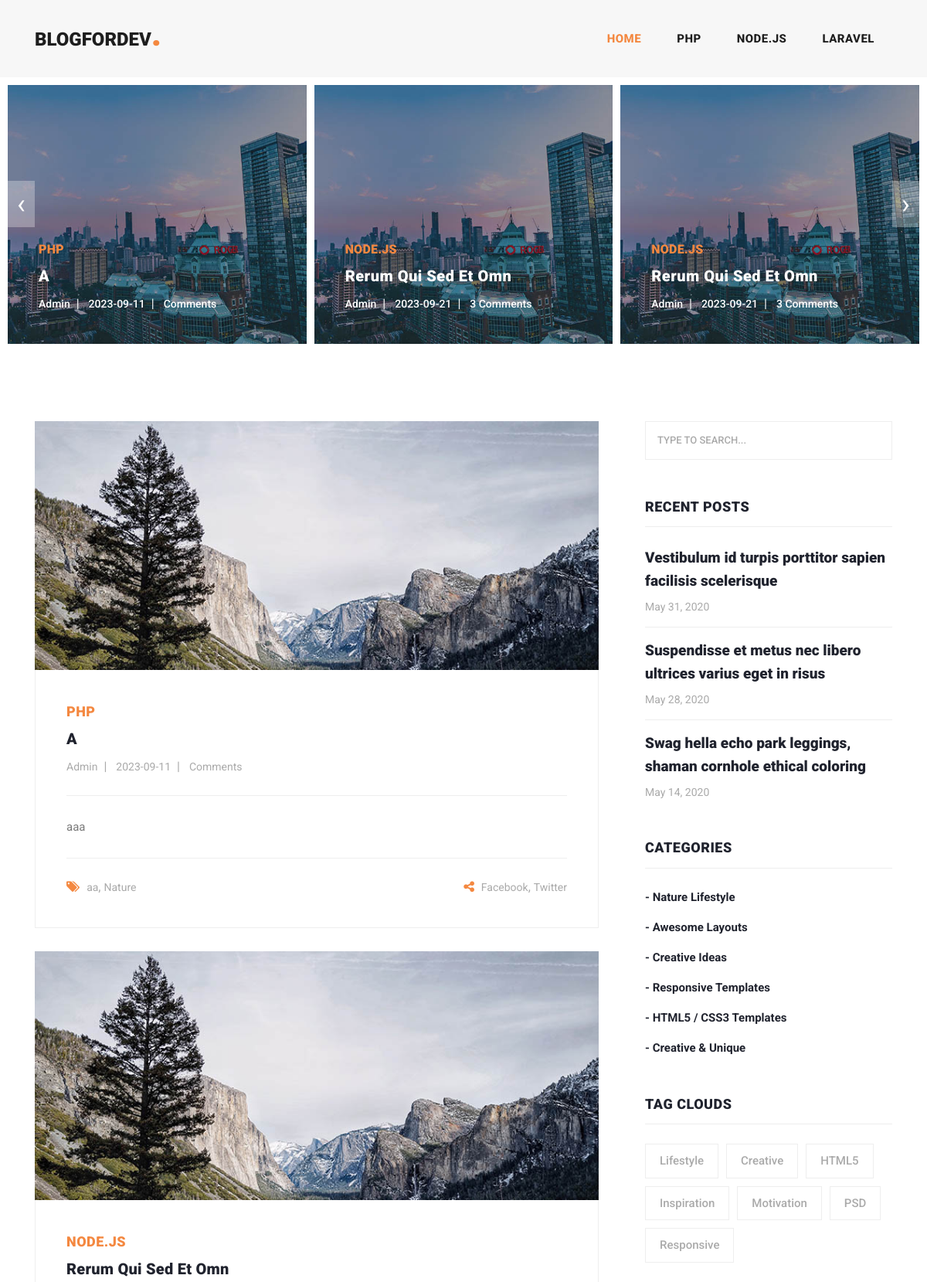
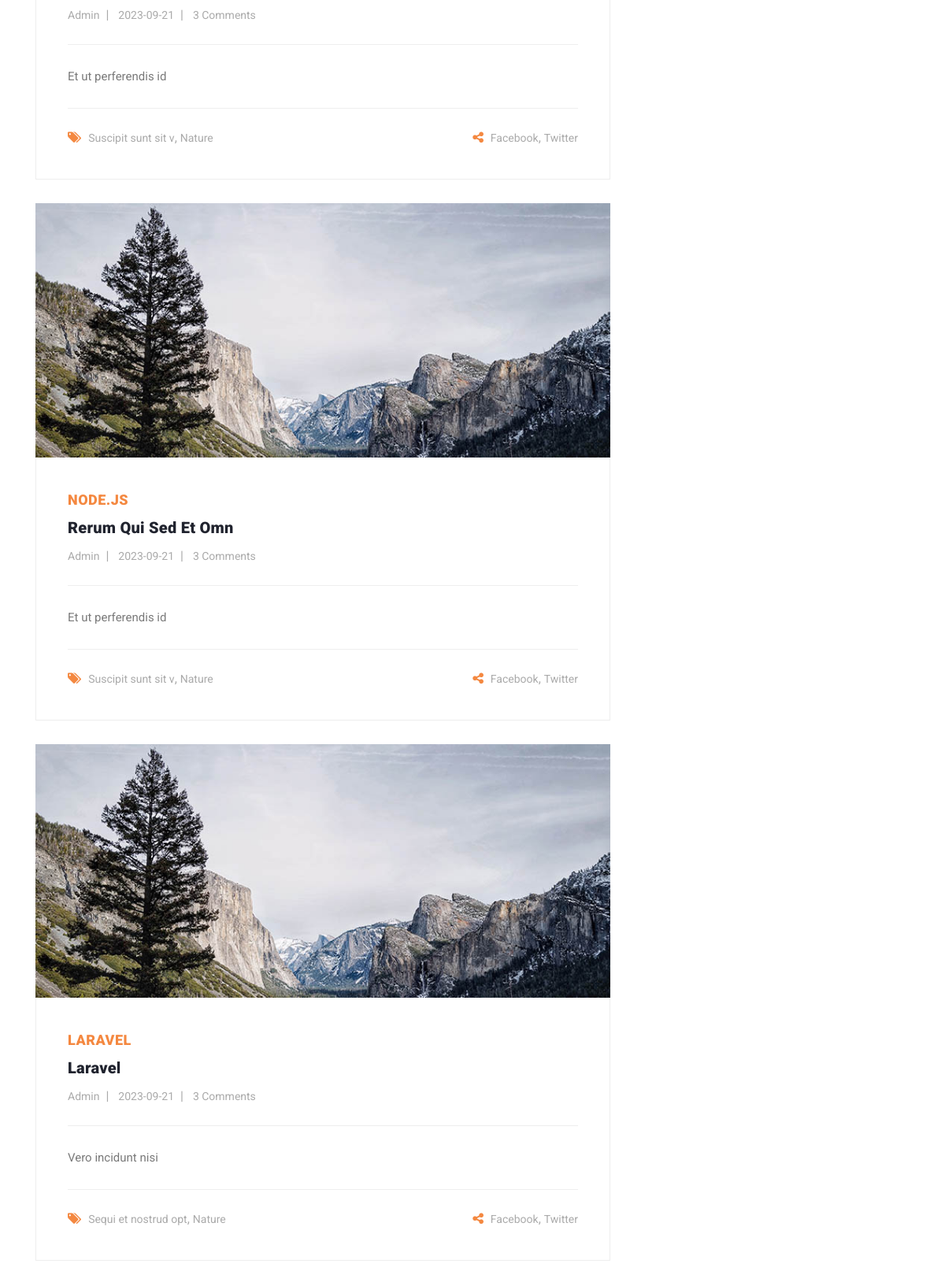
The page / (upper part) on the database its author committed (2 pictures, top to bottom).
### tables this page shows
CREATE TABLE `category` (
  `cat_id` int(11) NOT NULL,
  `cat_name` varchar(255) NOT NULL,
  `cat_des` varchar(255) NOT NULL
);

CREATE TABLE `posts` (
  `post_id` int(11) NOT NULL,
  `post_title` varchar(255) NOT NULL,
  `post_content` text DEFAULT NULL,
  `post_img` varchar(255) DEFAULT NULL,
  `post_ctg` int(11) DEFAULT NULL,
  `post_author` varchar(255) DEFAULT NULL,
  `post_date` datetime DEFAULT NULL,
  `post_comment_count` int(11) DEFAULT NULL,
  `post_summery` text DEFAULT NULL,
  `post_tag` varchar(255) DEFAULT NULL,
  `post_status` int(11) DEFAULT NULL
);

### admin/Class/function.php (called while the page is built, shortened)
<?php
    class adminBlog{
    private $conn;
    public function __construct()
    {
        $dbhost = "localhost";
        $dbuser = "root";
        $dbpass = "";
        $dbname = "phpblog";
        $this->conn = mysqli_connect($dbhost,$dbuser,$dbpass,$dbname) ;
    }
    public function all_post()
    {
        $query = "SELECT * FROM posts";
        if (mysqli_query($this->conn, $query)) {
            $data = mysqli_query($this->conn, $query);
            return $data;
        }
    }
    public function all_category(){
        $query = "SELECT * FROM category";
        if(mysqli_query($this->conn, $query)){
            $data=mysqli_query($this->conn, $query);
            return $data;
        }
    }
    public function cat_view($id){
         $query = "SELECT post_title,post_content,post_img,post_author,post_date,post_comment_count,post_summery,post_tag,post_status,cat_id,cat_name
                            FROM posts
                            INNER JOIN category
                            ON posts.post_ctg * category.cat_id WHERE category.cat_id=$id ";
        if(mysqli_query($this->conn, $query)){
            $data=mysqli_query($this->conn, $query);
            $a= mysqli_fetch_assoc($data);
            return $a;
        }
    }
}
?>

### index.php (the view, shortened to what this page needs)
<?php
include("admin/Class/function.php");
$obj = new adminBlog();
$category = $obj->all_category();
$post = $obj->all_post();
$post2 = $obj->all_post();
?>
<!DOCTYPE html>
<html lang="en">
<head>
  <link href="vendor/bootstrap/css/bootstrap.min.css" rel="stylesheet">
  <link rel="stylesheet" href="assets/css/fontawesome.css">
  <link rel="stylesheet" href="assets/css/templatemo-stand-blog.css">
  <link rel="stylesheet" href="assets/css/owl.css">
</head>
<body>
  <header class="">
    <nav class="navbar navbar-expand-lg">
      <div class="container">
        <a class="navbar-brand" href="index.php">
          <h2>Blogfordev<em>.</em></h2>
        </a>
        <div class="collapse navbar-collapse" id="navbarResponsive">
          <ul class="navbar-nav ml-auto">
            <li class="nav-item active">
              <a class="nav-link" href="index.php">Home
              </a>
            </li>
            <?php while ($ctg = mysqli_fetch_assoc($category)) { ?>
              <li class="nav-item">
                <a class="nav-link" href="#"><?= $ctg['cat_name'] ?></a>
              </li>
            <?php } ?>
          </ul>
        </div>
      </div>
    </nav>
  </header>
  <div class="main-banner header-text">
    <div class="container-fluid">
      <div class="owl-banner owl-carousel">
        <?php
        while ($row = mysqli_fetch_assoc($post)) {
        ?>
          <div class="item">
            <img src="assets/images/banner-item-03.jpg" alt="">
            <div class="item-content">
              <div class="main-content">
                <div class="meta-category">
                  <span><?php
                        $a = $obj->cat_view($row['post_ctg']);
                        echo $a['cat_name'];
                        ?>
                  </span>
                </div>
                <a href="post_view.php?id=<?= $row['post_id'] ?>">
                  <h4><?= $row['post_title'] ?></h4>
                </a>
                <ul class="post-info">
                  <li><a href="#">Admin</a></li>
                  <li><a href="#"><?= date("Y-m-d", strtotime($row['post_date'])) ?></a></li>
                  <li><a href="#"><?= $row['post_comment_count'] ?> Comments</a></li>
                </ul>
              </div>
            </div>
          </div>
        <?php
        }
        ?>
      </div>
    </div>
  </div>
  <section class="blog-posts">
    <div class="container">
      <div class="row">
        <div class="col-lg-8">
          <div class="all-blog-posts">
            <div class="row">
              <?php
              while ($row = mysqli_fetch_assoc($post2)) {
              ?>
                <div class="col-lg-12">
                  <div class="blog-post">
                    <div class="blog-thumb">
                      <img src="assets/images/blog-post-01.jpg" alt="">
                    </div>
                    <div class="down-content">
                      <span>
                        <?php
                        $a = $obj->cat_view($row['post_ctg']);
                        echo $a['cat_name'];
                        ?>
                      </span>
                      <a href="post-details.html">
                        <h4><?= $row['post_title'] ?></h4>
                      </a>
                      <ul class="post-info">
                        <li><a href="#">Admin</a></li>
                        <li><a href="#"><?= date("Y-m-d", strtotime($row['post_date'])) ?></a></li>
                        <li><a href="#"><?= $row['post_comment_count'] ?> Comments</a></li>
                      </ul>
                      <p><?= $row['post_content'] ?></p>
                      <div class="post-options">
                        <div class="row">
                          <div class="col-6">
                            <ul class="post-tags">
                              <li><i class="fa fa-tags"></i></li>
                              <li><a href="#"><?= $row['post_tag'] ?></a>,</li>
                              <li><a href="#">Nature</a></li>
                            </ul>
                          </div>
                          <div class="col-6">
                            <ul class="post-share">
                              <li><i class="fa fa-share-alt"></i></li>
                              <li><a href="#">Facebook</a>,</li>
                              <li><a href="#"> Twitter</a></li>
                            </ul>
                          </div>
                        </div>
                      </div>
                    </div>
                  </div>
                </div>
              <?php } ?>
            </div>
          </div>
        </div>
        <div class="col-lg-4">
          <div class="sidebar">
            <div class="row">
              <div class="col-lg-12">
                <div class="sidebar-item search">
                  <form id="search_form" name="gs" method="GET" action="#">
                    <input type="text" name="q" class="searchText" placeholder="type to search..." autocomplete="on">
                  </form>
                </div>
              </div>
              <div class="col-lg-12">
                <div class="sidebar-item recent-posts">
                  <div class="sidebar-heading">
                    <h2>Recent Posts</h2>
                  </div>
                  <div class="content">
                    <ul>
                      <li><a href="post-details.html">
                          <h5>Vestibulum id turpis porttitor sapien facilisis scelerisque</h5>
                          <span>May 31, 2020</span>
                        </a></li>
                      <li><a href="post-details.html">
                          <h5>Suspendisse et metus nec libero ultrices varius eget in risus</h5>
                          <span>May 28, 2020</span>
                        </a></li>
                      <li><a href="post-details.html">
                          <h5>Swag hella echo park leggings, shaman cornhole ethical coloring</h5>
                          <span>May 14, 2020</span>
                        </a></li>
                    </ul>
                  </div>
                </div>
              </div>
              <div class="col-lg-12">
                <div class="sidebar-item categories">
                  <div class="sidebar-heading">
                    <h2>Categories</h2>
                  </div>
                  <div class="content">
                    <ul>
                      <li><a href="#">- Nature Lifestyle</a></li>
                      <li><a href="#">- Awesome Layouts</a></li>
                      <li><a href="#">- Creative Ideas</a></li>
                      <li><a href="#">- Responsive Templates</a></li>
                      <li><a href="#">- HTML5 / CSS3 Templates</a></li>
                      <li><a href="#">- Creative &amp; Unique</a></li>
                    </ul>
                  </div>
                </div>
              </div>
              <div class="col-lg-12">
                <div class="sidebar-item tags">
                  <div class="sidebar-heading">
                    <h2>Tag Clouds</h2>
                  </div>
                  <div class="content">
                    <ul>
                      <li><a href="#">Lifestyle</a></li>
                      <li><a href="#">Creative</a></li>
                      <li><a href="#">HTML5</a></li>
                      <li><a href="#">Inspiration</a></li>
                      <li><a href="#">Motivation</a></li>
                      <li><a href="#">PSD</a></li>
                      <li><a href="#">Responsive</a></li>
                    </ul>
                  </div>
                </div>
              </div>
            </div>
          </div>
        </div>
      </div>
    </div>
  </section>
</body>
</html>

### rows shown on the page
category: cat_name "PHP"
category: cat_name "NODE.JS"
category: cat_name "LARAVEL"
posts: category.cat_name "PHP", post_title "A", post_date "2023-09-11", post_content "aaa", post_tag "aa"
posts: category.cat_name "NODE.JS", post_title "Rerum Qui Sed Et Omn", post_date "2023-09-21", post_comment_count "3", post_content "Et ut perferendis id", post_tag "Suscipit sunt sit v"
posts: category.cat_name "NODE.JS", post_title "Rerum Qui Sed Et Omn", post_date "2023-09-21", post_comment_count "3", post_content "Et ut perferendis id", post_tag "Suscipit sunt sit v"
posts: category.cat_name "LARAVEL", post_title "Laravel", post_date "2023-09-21", post_comment_count "3", post_content "Vero incidunt nisi", post_tag "Sequi et nostrud opt"
